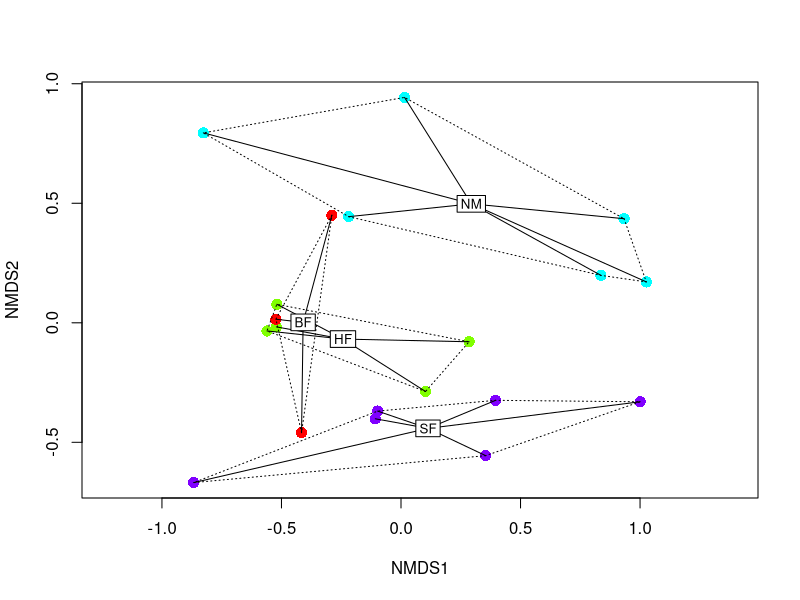

This figure's R source: (Note: this script raises an error after producing the figure.)
## ---- chunk 1
require(vegan)
data(dune)
data(dune.env)

# NMDS on fouth-root transformed abundances
un_nmds <- metaMDS(dune^0.25, distance = 'bray')

# plot it
cols = rainbow(4)
plot(un_nmds, display = 'sites', type = 'n')
points(un_nmds, col = cols[dune.env$Management], pch = 16, cex = 1.5)
ordihull(un_nmds, groups = dune.env$Management, lty = 'dotted')
ordispider(un_nmds, groups = dune.env$Management, label = TRUE)
## ---- chunk 2
# calculate weights
dpw <- dispweight(dune, dune.env$Management, nperm = 100)

# NMDS on dispersion weighted community data
disp_nmds <- metaMDS(dpw$transformed, distance = 'bray')

# plot
plot(disp_nmds, display = 'sites', type = 'n')
points(disp_nmds, col = cols[dune.env$Management], pch = 16, cex = 1.5)
ordihull(disp_nmds, groups = dune.env$Management, lty = 'dotted')
ordispider(disp_nmds, groups = dune.env$Management, label = TRUE)
